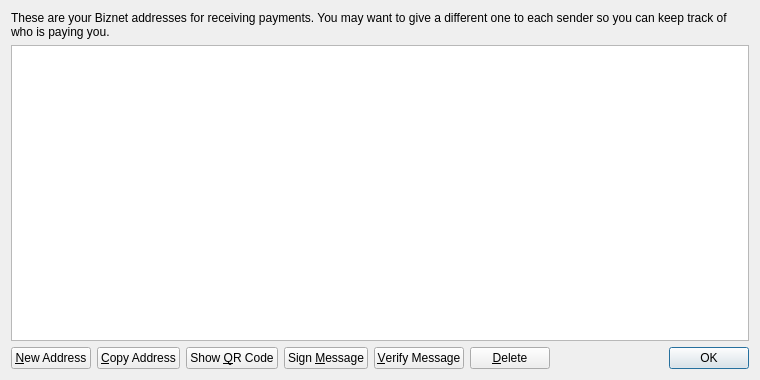
<?xml version="1.0" encoding="UTF-8"?>
<ui version="4.0">
 <class>AddressBookPage</class>
 <widget class="QWidget" name="AddressBookPage">
  <property name="geometry">
   <rect>
    <x>0</x>
    <y>0</y>
    <width>760</width>
    <height>380</height>
   </rect>
  </property>
  <property name="windowTitle">
   <string>Address Book</string>
  </property>
  <layout class="QVBoxLayout" name="verticalLayout">
   <item>
    <widget class="QLabel" name="labelExplanation">
     <property name="text">
      <string>These are your Biznet addresses for receiving payments. You may want to give a different one to each sender so you can keep track of who is paying you.</string>
     </property>
     <property name="textFormat">
      <enum>Qt::PlainText</enum>
     </property>
     <property name="wordWrap">
      <bool>true</bool>
     </property>
    </widget>
   </item>
   <item>
    <widget class="QTableView" name="tableView">
     <property name="contextMenuPolicy">
      <enum>Qt::CustomContextMenu</enum>
     </property>
     <property name="toolTip">
      <string>Double-click to edit address or label</string>
     </property>
     <property name="tabKeyNavigation">
      <bool>false</bool>
     </property>
     <property name="alternatingRowColors">
      <bool>true</bool>
     </property>
     <property name="selectionMode">
      <enum>QAbstractItemView::SingleSelection</enum>
     </property>
     <property name="selectionBehavior">
      <enum>QAbstractItemView::SelectRows</enum>
     </property>
     <property name="sortingEnabled">
      <bool>true</bool>
     </property>
     <attribute name="verticalHeaderVisible">
      <bool>false</bool>
     </attribute>
    </widget>
   </item>
   <item>
    <layout class="QHBoxLayout" name="horizontalLayout">
     <item>
      <widget class="QPushButton" name="newAddressButton">
       <property name="toolTip">
        <string>Create a new address</string>
       </property>
       <property name="text">
        <string>&amp;New Address</string>
       </property>
       <property name="icon">
        <iconset resource="../bitcoin.qrc">
         <normaloff>:/icons/add</normaloff>:/icons/add</iconset>
       </property>
      </widget>
     </item>
     <item>
      <widget class="QPushButton" name="copyToClipboard">
       <property name="toolTip">
        <string>Copy the currently selected address to the system clipboard</string>
       </property>
       <property name="text">
        <string>&amp;Copy Address</string>
       </property>
       <property name="icon">
        <iconset resource="../bitcoin.qrc">
         <normaloff>:/icons/editcopy</normaloff>:/icons/editcopy</iconset>
       </property>
      </widget>
     </item>
     <item>
      <widget class="QPushButton" name="showQRCode">
       <property name="text">
        <string>Show &amp;QR Code</string>
       </property>
       <property name="icon">
        <iconset resource="../bitcoin.qrc">
         <normaloff>:/icons/qrcode</normaloff>:/icons/qrcode</iconset>
       </property>
      </widget>
     </item>
     <item>
      <widget class="QPushButton" name="signMessage">
       <property name="toolTip">
        <string>Sign a message to prove you own a Biznet address</string>
       </property>
       <property name="text">
        <string>Sign &amp;Message</string>
       </property>
       <property name="icon">
        <iconset resource="../bitcoin.qrc">
         <normaloff>:/icons/edit</normaloff>:/icons/edit</iconset>
       </property>
      </widget>
     </item>
     <item>
      <widget class="QPushButton" name="verifyMessage">
       <property name="toolTip">
        <string>Verify a message to ensure it was signed with a specified Biznet address</string>
       </property>
       <property name="text">
        <string>&amp;Verify Message</string>
       </property>
       <property name="icon">
        <iconset resource="../bitcoin.qrc">
         <normaloff>:/icons/transaction_0</normaloff>:/icons/transaction_0</iconset>
       </property>
      </widget>
     </item>
     <item>
      <widget class="QPushButton" name="deleteButton">
       <property name="toolTip">
        <string>Delete the currently selected address from the list</string>
       </property>
       <property name="text">
        <string>&amp;Delete</string>
       </property>
       <property name="icon">
        <iconset resource="../bitcoin.qrc">
         <normaloff>:/icons/remove</normaloff>:/icons/remove</iconset>
       </property>
      </widget>
     </item>
     <item>
      <spacer name="horizontalSpacer">
       <property name="orientation">
        <enum>Qt::Horizontal</enum>
       </property>
       <property name="sizeHint" stdset="0">
        <size>
         <width>40</width>
         <height>20</height>
        </size>
       </property>
      </spacer>
     </item>
     <item>
      <widget class="QDialogButtonBox" name="buttonBox">
       <property name="sizePolicy">
        <sizepolicy hsizetype="Maximum" vsizetype="Fixed">
         <horstretch>0</horstretch>
         <verstretch>0</verstretch>
        </sizepolicy>
       </property>
       <property name="standardButtons">
        <set>QDialogButtonBox::Ok</set>
       </property>
      </widget>
     </item>
    </layout>
   </item>
  </layout>
 </widget>
 <resources>
  <include location="../bitcoin.qrc"/>
 </resources>
 <connections/>
</ui>
